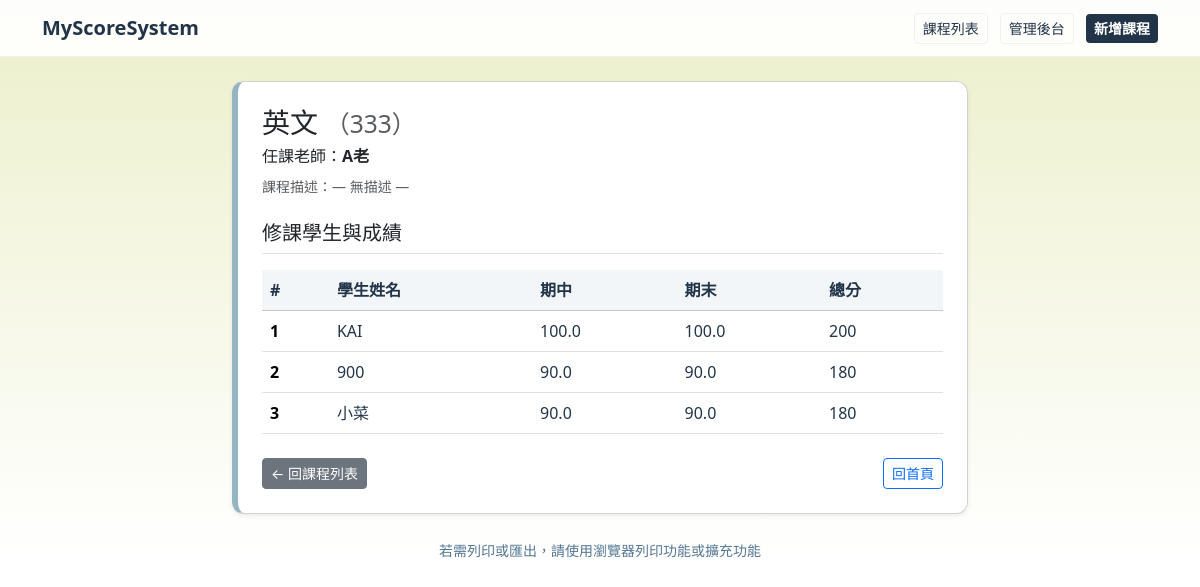
Page /courses/3/ on the committed database.
### course/models.py (models this page shows, shortened)
class Course(models.Model):
    course_id = models.CharField(max_length=10, verbose_name='課程代碼')
    name = models.CharField(max_length=100, verbose_name='課程名稱')
    teacher = models.CharField(max_length=50, verbose_name='授課教師')
    students = models.ManyToManyField(Student, through='Enrollment')

class Enrollment(models.Model):
    student = models.ForeignKey(Student, on_delete=models.CASCADE, verbose_name='學生')
    course = models.ForeignKey(Course, on_delete=models.CASCADE, verbose_name='課程')
    midterm_score = models.FloatField(verbose_name='期中成績')
    final_score = models.FloatField(verbose_name='期末成績')

class Student(models.Model):
    name = models.CharField(max_length=50, verbose_name='學生姓名')

### course/views.py (the view)
# urls.py: path('courses/<int:course_id>/', views.course_detail, name='course_detail'),
def course_detail(request, course_id):
    course = get_object_or_404(Course, id=course_id)
    enrollments = Enrollment.objects.filter(course=course)
    return render(request, 'course_detail.html', {'course': course, 'enrollments': enrollments})

### templates/course_detail.html (shortened to what this page needs)
{% extends 'base.html' %}
{% block content %}
    <div class="row">
        <div class="col-lg-8 mx-auto">
            <div class="card course-card shadow-sm mb-4 accent-left">
                <div class="card-body">
                    <h3 class="card-title mb-1">
                        {{ course.name }} <small class="text-muted">（{{ course.course_id }}）</small>
                    </h3>
                    <p class="mb-2">任課老師：<strong>{{ course.teacher }}</strong></p>
                    <p class="text-muted small mb-3">課程描述：{% if course.description %}{{ course.description }}{% else %}— 無描述 —{% endif %}</p>
                    <h5 class="mt-4 mb-3 border-bottom pb-2">修課學生與成績</h5>
                    <div class="table-responsive">
                        <table class="table table-hover align-middle mb-0">
                            <thead class="table-light">
                                <tr>
                                    <th scope="col">#</th>
                                    <th scope="col">學生姓名</th>
                                    <th scope="col">期中</th>
                                    <th scope="col">期末</th>
                                    <th scope="col">總分</th>
                                </tr>
                            </thead>
                            <tbody>
                                {% for e in enrollments %}
                                <tr>
                                    <th scope="row">{{ forloop.counter }}</th>
                                    <td>{{ e.student.name }}</td>
                                    <td>{{ e.midterm_score }}</td>
                                    <td>{{ e.final_score }}</td>
                                    <td>{{ e.midterm_score|add:e.final_score }}</td>
                                </tr>
                                {% empty %}
                                <tr>
                                    <td colspan="5" class="text-center text-muted py-3">目前尚無學生修課或尚未輸入成績。</td>
                                </tr>
                                {% endfor %}
                            </tbody>
                        </table>
                    </div>
                    <div class="d-flex justify-content-between mt-4">
                        <a class="btn btn-secondary btn-sm" href="{% url 'course_list' %}">← 回課程列表</a>
                        <a class="btn btn-outline-primary btn-sm" href="/">回首頁</a>
                    </div>
                </div>
            </div>
            <footer class="text-center mt-3 mb-4"><small>若需列印或匯出，請使用瀏覽器列印功能或擴充功能</small></footer>
        </div>
    </div>
{% endblock %}

### templates/base.html (style rules this page uses)
:root { --bg-light: #ECEFCA; --bg-2: #ffffff; --surface: #94B4C1; --btn-deep: #213448; --btn-dark: #547792; --text: #213448; --muted: #547792; }
html,body { height:100%; }
body { font-family: "Noto Sans TC", system-ui, -apple-system, "Segoe UI", Roboto, Arial, "Helvetica Neue", sans-serif; background: linear-gradient(180deg, var(--bg-light) 0%, var(--bg-2) 70%); color: var(--text); -webkit-font-smoothing:antialiased; -moz-osx-font-smoothing:grayscale; }
.card { border-radius:12px; box-shadow: 0 8px 24px rgba(33,52,72,0.05); }
.card .card-body { padding:1.5rem; }
.accent-left { border-left:6px solid var(--surface); }
table.table thead th { background: rgba(148,180,193,0.12); color: var(--btn-deep); }
table.table tbody td { color: var(--text); }
footer small { color: var(--muted); }

### rows in the picture
Course: name "英文", course_id "333", teacher "A老"
Enrollment: student.name "KAI", midterm_score "100.0", final_score "100.0", midterm_score|add "200"
Enrollment: student.name "900", midterm_score "90.0", final_score "90.0", midterm_score|add "180"
Enrollment: student.name "小菜", midterm_score "90.0", final_score "90.0", midterm_score|add "180"
